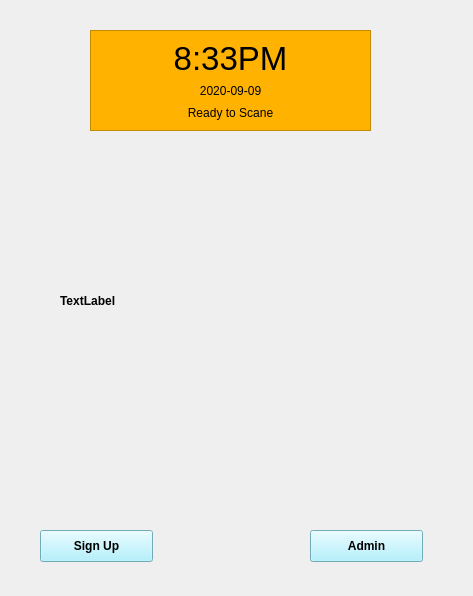
<?xml version="1.0" encoding="UTF-8"?>
<ui version="4.0">
 <class>Form</class>
 <widget class="QWidget" name="Form">
  <property name="geometry">
   <rect>
    <x>0</x>
    <y>0</y>
    <width>473</width>
    <height>596</height>
   </rect>
  </property>
  <property name="font">
   <font>
    <weight>75</weight>
    <bold>true</bold>
   </font>
  </property>
  <property name="windowTitle">
   <string>Form</string>
  </property>
  <widget class="QFrame" name="frame">
   <property name="geometry">
    <rect>
     <x>90</x>
     <y>30</y>
     <width>281</width>
     <height>101</height>
    </rect>
   </property>
   <property name="styleSheet">
    <string notr="true">#frame{
background-color: rgb(255, 179, 0)
}</string>
   </property>
   <property name="frameShape">
    <enum>QFrame::StyledPanel</enum>
   </property>
   <property name="frameShadow">
    <enum>QFrame::Raised</enum>
   </property>
   <widget class="QWidget" name="">
    <property name="geometry">
     <rect>
      <x>20</x>
      <y>10</y>
      <width>241</width>
      <height>81</height>
     </rect>
    </property>
    <layout class="QVBoxLayout" name="verticalLayout">
     <item>
      <widget class="QLabel" name="time_label">
       <property name="font">
        <font>
         <pointsize>25</pointsize>
        </font>
       </property>
       <property name="toolTip">
        <string>&lt;html&gt;&lt;head/&gt;&lt;body&gt;&lt;p&gt;&lt;span style=&quot; font-size:36pt; font-weight:600;&quot;&gt;9:33 PM&lt;/span&gt;&lt;/p&gt;&lt;/body&gt;&lt;/html&gt;</string>
       </property>
       <property name="text">
        <string>8:33PM</string>
       </property>
       <property name="alignment">
        <set>Qt::AlignCenter</set>
       </property>
      </widget>
     </item>
     <item>
      <widget class="QLabel" name="date_label">
       <property name="text">
        <string>2020-09-09</string>
       </property>
       <property name="alignment">
        <set>Qt::AlignCenter</set>
       </property>
      </widget>
     </item>
     <item>
      <widget class="QLabel" name="text_label">
       <property name="text">
        <string>Ready to Scane</string>
       </property>
       <property name="alignment">
        <set>Qt::AlignCenter</set>
       </property>
      </widget>
     </item>
    </layout>
   </widget>
  </widget>
  <widget class="QLabel" name="video_label">
   <property name="geometry">
    <rect>
     <x>60</x>
     <y>160</y>
     <width>341</width>
     <height>281</height>
    </rect>
   </property>
   <property name="text">
    <string>TextLabel</string>
   </property>
  </widget>
  <widget class="QPushButton" name="sign_up_bt">
   <property name="geometry">
    <rect>
     <x>40</x>
     <y>530</y>
     <width>113</width>
     <height>32</height>
    </rect>
   </property>
   <property name="styleSheet">
    <string notr="true">#sign_up_bt{
background-color: rgb(159, 238, 255)
}</string>
   </property>
   <property name="text">
    <string>Sign Up</string>
   </property>
  </widget>
  <widget class="QPushButton" name="admin_bt">
   <property name="geometry">
    <rect>
     <x>310</x>
     <y>530</y>
     <width>113</width>
     <height>32</height>
    </rect>
   </property>
   <property name="styleSheet">
    <string notr="true">#admin_bt{background-color: rgb(159, 238, 255)}</string>
   </property>
   <property name="text">
    <string>Admin</string>
   </property>
  </widget>
 </widget>
 <resources/>
 <connections/>
</ui>
